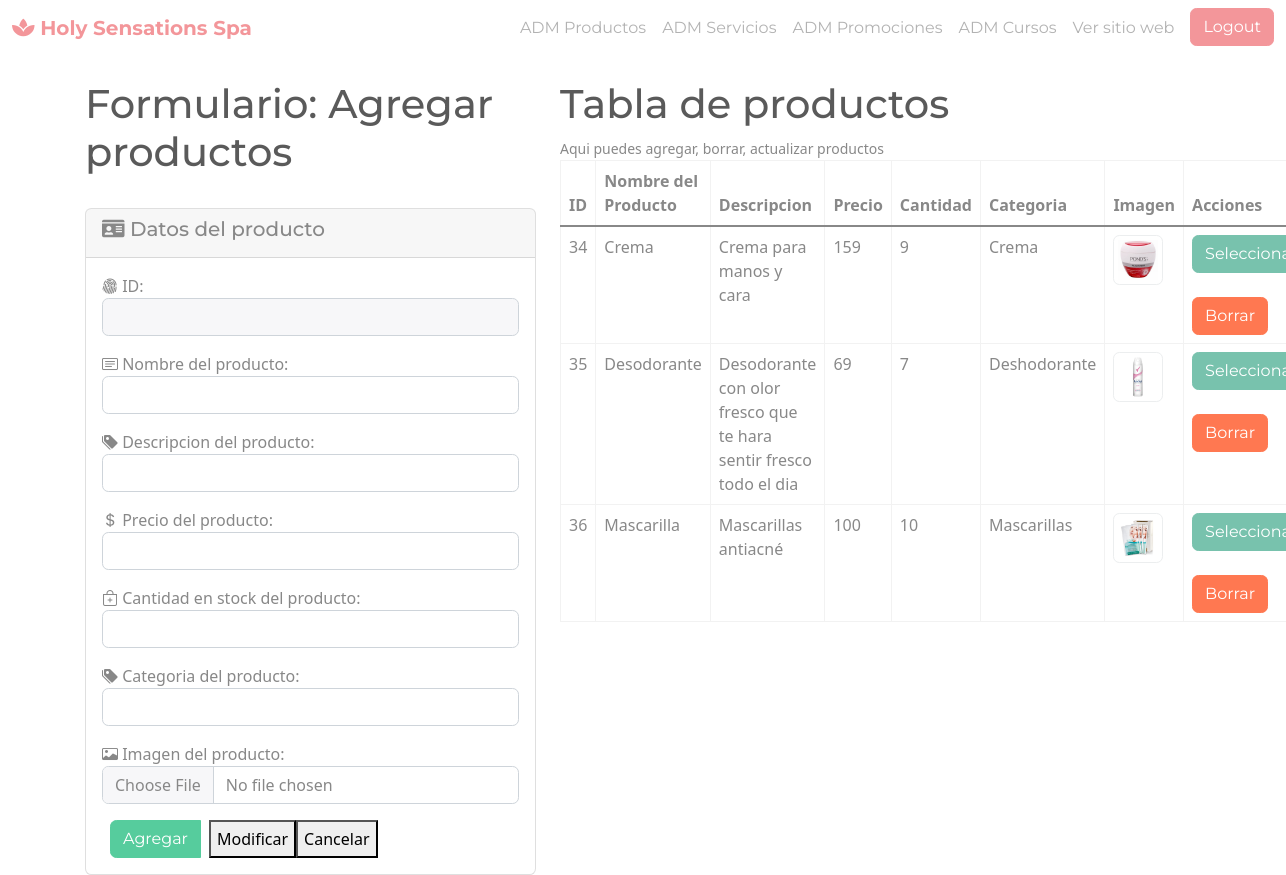
Page /administrador/seccion/productos.php (signed in) on the committed database.
### tables this page shows
CREATE TABLE `producto` (
  `idProducto` int(11) NOT NULL,
  `Nombre` varchar(100) NOT NULL,
  `Descripcion` varchar(200) NOT NULL,
  `Precio` float NOT NULL,
  `Cantidad` int(11) NOT NULL,
  `Categoria` varchar(50) NOT NULL,
  `Imagen` varchar(1000) NOT NULL
);

### administrador/seccion/productos.php (the view, shortened to what this page needs)
<?php
include('../template/header.php');
?>
<?php
$txtID = (isset($_POST['txtID'])) ? $_POST['txtID'] : "";
$txtNombre = (isset($_POST['txtNombre'])) ? $_POST['txtNombre'] : "";
$txtDescripcion = (isset($_POST['txtDescripcion'])) ? $_POST['txtDescripcion'] : "";
$txtPrecio = (isset($_POST['txtPrecio'])) ? $_POST['txtPrecio'] : "";
$txtCantidad = (isset($_POST['txtCantidad'])) ? $_POST['txtCantidad'] : "";
$txtCategoria = (isset($_POST['txtCategoria'])) ? $_POST['txtCategoria'] : "";
$accion = (isset($_POST['accion'])) ? $_POST['accion'] : "";
include('../config/bd.php');
$sentenciaSQL = $conexion->prepare("SELECT * FROM producto");
$sentenciaSQL->execute();
$listaProductos = $sentenciaSQL->fetchAll(PDO::FETCH_ASSOC);
?>
<div class="col-md-5">
    <H1>Formulario: Agregar productos</H1>
    <br>
    <div class="card">
        <div class="card-header">
            <h5> <i class="fas fa-id-card"></i> Datos del producto</h5>
        </div>
        <div class="card-body">
            <form method="POST" enctype="multipart/form-data">
                <div class="form-group mb-3">
                    <label class="txtID"> <i class="bi bi-fingerprint"></i> ID:</label>
                    <input type="text" value="<?php echo $txtID; ?>" required readonly class="form-control" name="txtID" id="txtID">
                </div>
                <div class="form-group mb-3">
                    <label class="txtNombre"><i class="bi bi-card-text"></i> Nombre del producto:</label>
                    <input type="text" required class="form-control" value=" <?php echo $txtNombre; ?>" name="txtNombre" id="txtNombre" placeholder="Inserta el nombre del producto">
                </div>
                <div class="form-group mb-3">
                    <label class="txtDescripcion"><i class="bi bi-tags-fill"></i> Descripcion del producto:</label>
                    <input required type="text" class="form-control" value=" <?php echo $txtDescripcion; ?>" name="txtDescripcion" id="txtDescripcion" placeholder="Inserta la descripcion del producto">
                </div>
                <div class="form-group mb-3">
                    <label class="txtPrecio"><i class="bi bi-currency-dollar"></i> Precio del producto:</label>
                    <input type="text" required class="form-control" value=" <?php echo $txtPrecio; ?>" name="txtPrecio" id="txtPrecio" placeholder="Inserta el precio del producto">
                </div>
                <div class="form-group mb-3">
                    <label class="txtCantidad"><i class="bi bi-bag-plus"></i> Cantidad en stock del producto:</label>
                    <input type="text" required class="form-control" value=" <?php echo $txtCantidad; ?>" name="txtCantidad" id="txtCantidad" placeholder="Inserta la cantidad que tienes del producto">
                </div>
                <div class="form-group mb-3">
                    <label class="txtCategoria"><i class="bi bi-tags-fill"></i> Categoria del producto:</label>
                    <input type="text" required class="form-control" value=" <?php echo $txtCategoria; ?>" name="txtCategoria" id="txtCategoria" placeholder="Inserta la categoria del producto">
                </div>
                <div class="form-group mb-3">
                    <label for="txtImagen"><i class="bi bi-card-image"></i> Imagen del producto:</label>
                    <input type="file" class="form-control" name="txtImagen" id="txtImagen" placeholder="Inserta la imagen del producto">
                </div>
                <div class="btn-group " role="group" aria-label="">
                    <button type="submit" name="accion" value="Agregar" <?php echo ($accion == "Seleccionar") ? "disabled" : ""; ?> class="btn btn-success mx-2">Agregar</button>
                    <button type="submit" name="accion" value="Modificar" <?php echo ($accion != "Seleccionar") ? "disabled" : ""; ?>class="btn btn-warning mx-2">Modificar</button>
                    <button type="submit" name="accion" value="Cancelar" <?php echo ($accion != "Seleccionar") ? "disabled" : ""; ?>class="btn btn-danger mx-2">Cancelar</button>
                </div>
            </form>
        </div>
    </div>
</div>
<div class="col-md-7">
    <h1>Tabla de productos</h1> <small>Aqui puedes agregar, borrar, actualizar productos</small>
    <table class="table table-bordered">
        <thead>
            <tr>
                <th>ID</th>
                <th>Nombre del Producto</th>
                <th>Descripcion</th>
                <th>Precio</th>
                <th>Cantidad</th>
                <th>Categoria</th>
                <th>Imagen</th>
                <th>Acciones</th>
            </tr>
        </thead>
        <tbody>
            <?php foreach ($listaProductos as $producto) { ?>
                <tr>
                    <td><?php echo $producto['idProducto']; ?></td>
                    <td><?php echo $producto['Nombre']; ?></td>
                    <td><?php echo $producto['Descripcion']; ?></td>
                    <td><?php echo $producto['Precio']; ?></td>
                    <td><?php echo $producto['Cantidad']; ?></td>
                    <td><?php echo $producto['Categoria']; ?></td>
                    <td>
                        <img class="img-thumbnail rounded" src="../../img/<?php echo $producto['Imagen']; ?>" width="50" alt="">
                    </td>
                    <td>
                        <form method="post">
                            <input type="submit" name="accion" value="Seleccionar" class="btn btn-primary" /> <br> <br> <input type="submit" name="accion" value="Borrar" class="btn btn-danger" />
                        </form>
                </tr>
            <?php } ?>
        </tbody>
    </table>
</div>
<?php
include('../template/footer.php');
?>

### rows in the picture
producto: idProducto "34", Nombre "Crema", Descripcion "Crema para manos y cara", Precio "159", Cantidad "9", Categoria "Crema", Imagen (picture)
producto: idProducto "35", Nombre "Desodorante", Descripcion "Desodorante con olor fresco que te hara sentir fresco todo el dia", Precio "69", Cantidad "7", Categoria "Deshodorante", Imagen (picture)
producto: idProducto "36", Nombre "Mascarilla", Descripcion "Mascarillas antiacné", Precio "100", Cantidad "10", Categoria "Mascarillas", Imagen (picture)
